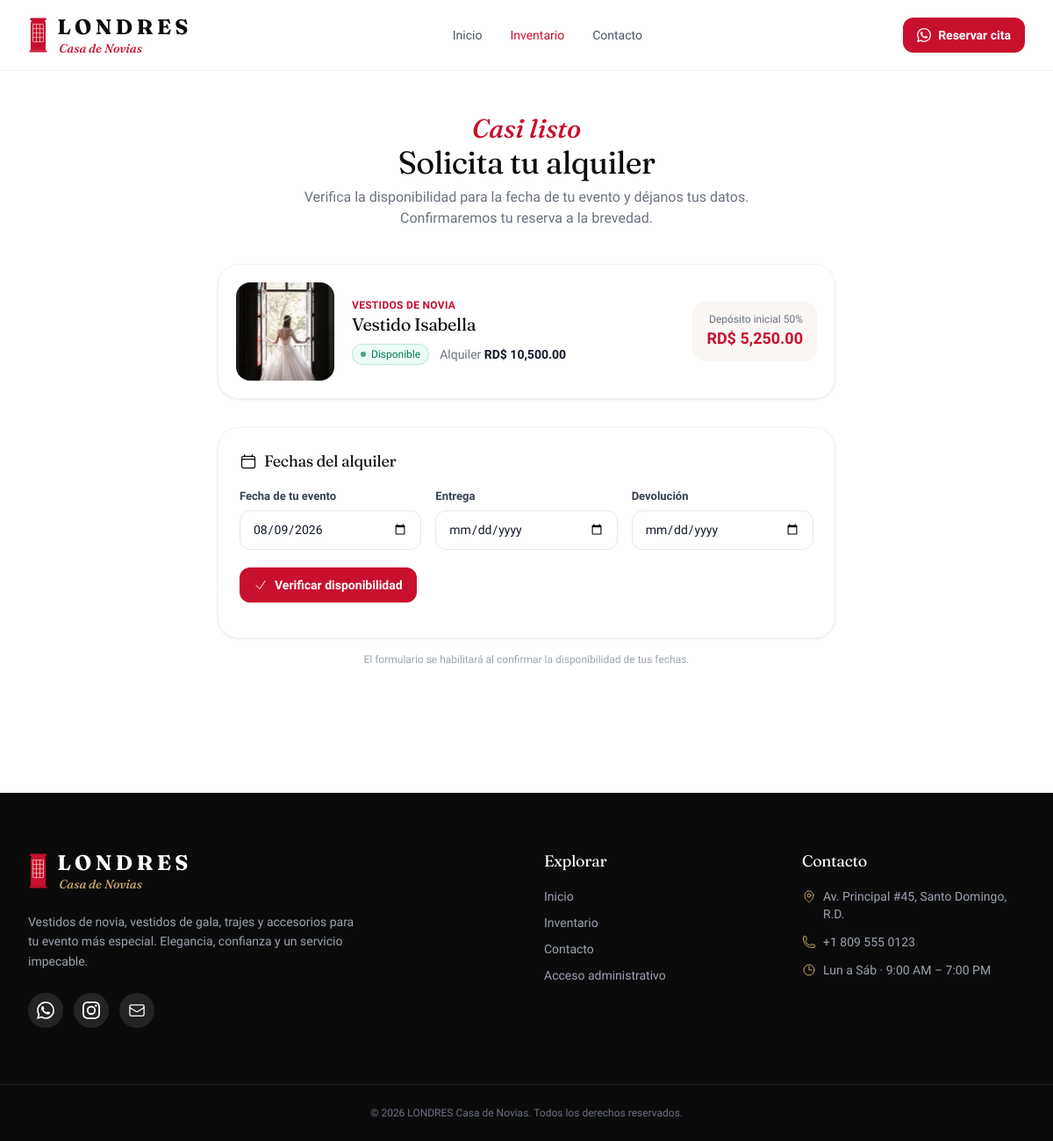
/solicitud-alquiler?product=2, run on the app's committed database.
### tables this page shows
CREATE TABLE `products` (
    `id`                INT UNSIGNED NOT NULL AUTO_INCREMENT,
    `category_id`       INT UNSIGNED NULL,
    `name`              VARCHAR(160) NOT NULL,
    `slug`              VARCHAR(180) NOT NULL,
    `sku`               VARCHAR(60)  NULL,
    `barcode`           VARCHAR(48)  NULL,
    `type`              ENUM('rental','sale','both') NOT NULL DEFAULT 'rental',
    `is_complement`     TINYINT(1) NOT NULL DEFAULT 0,
    `description`       TEXT NULL,
    `internal_notes`    TEXT NULL,
    `rental_price`      DECIMAL(12,2) NOT NULL DEFAULT 0.00,
    `sale_price`        DECIMAL(12,2) NULL,
    `cost_price`        DECIMAL(12,2) NULL,
    `deposit_amount`    DECIMAL(12,2) NOT NULL DEFAULT 0.00,
    `size`              VARCHAR(40) NULL,
    `color`             VARCHAR(60) NULL,
    `material`          VARCHAR(80) NULL,
    `condition_status`  ENUM('new','excellent','good','repair','out_of_service') NOT NULL DEFAULT 'excellent',
    `commercial_status` ENUM('available','reserved','rented','sold','unavailable','maintenance') NOT NULL DEFAULT 'available',
    `is_unique`         TINYINT(1) NOT NULL DEFAULT 1,
    `quantity`          INT NOT NULL DEFAULT 1,
    `main_image`        VARCHAR(255) NULL,
    `featured`          TINYINT(1) NOT NULL DEFAULT 0,
    `status`            ENUM('active','inactive') NOT NULL DEFAULT 'active',
    `created_by`        INT UNSIGNED NULL,
    `created_at`        TIMESTAMP NOT NULL DEFAULT CURRENT_TIMESTAMP,
    `updated_at`        TIMESTAMP NOT NULL DEFAULT CURRENT_TIMESTAMP ON UPDATE CURRENT_TIMESTAMP,
    PRIMARY KEY (`id`),
    UNIQUE KEY `uq_products_slug` (`slug`),
    UNIQUE KEY `uq_products_barcode` (`barcode`),
    KEY `idx_products_category` (`category_id`),
    KEY `idx_products_status` (`commercial_status`, `status`),
    KEY `idx_products_featured` (`featured`),
    CONSTRAINT `fk_products_category` FOREIGN KEY (`category_id`) REFERENCES `categories`(`id`) ON DELETE SET NULL,
    CONSTRAINT `fk_products_user` FOREIGN KEY (`created_by`) REFERENCES `users`(`id`) ON DELETE SET NULL
);

CREATE TABLE `categories` (
    `id`          INT UNSIGNED NOT NULL AUTO_INCREMENT,
    `name`        VARCHAR(100) NOT NULL,
    `slug`        VARCHAR(120) NOT NULL,
    `description` VARCHAR(255) NULL,
    `image`       VARCHAR(255) NULL,
    `status`      ENUM('active','inactive') NOT NULL DEFAULT 'active',
    `created_at`  TIMESTAMP NOT NULL DEFAULT CURRENT_TIMESTAMP,
    `updated_at`  TIMESTAMP NOT NULL DEFAULT CURRENT_TIMESTAMP ON UPDATE CURRENT_TIMESTAMP,
    PRIMARY KEY (`id`),
    UNIQUE KEY `uq_categories_slug` (`slug`)
);

CREATE TABLE `business_settings` (
    `id`                         INT UNSIGNED NOT NULL AUTO_INCREMENT,
    `business_name`              VARCHAR(150) NOT NULL DEFAULT 'LONDRES Casa de Novias',
    `logo`                       VARCHAR(255) NULL,
    `phone`                      VARCHAR(40)  NULL,
    `whatsapp`                   VARCHAR(40)  NULL,
    `email`                      VARCHAR(150) NULL,
    `address`                    VARCHAR(255) NULL,
    `instagram`                  VARCHAR(120) NULL,
    `opening_hours`              VARCHAR(255) NULL,
    `rental_policy`              TEXT NULL,
    `return_policy`              TEXT NULL,
    `initial_payment_percentage` DECIMAL(5,2) NOT NULL DEFAULT 50.00,
    `currency`                   VARCHAR(10)  NOT NULL DEFAULT 'RD$',
    `tax_percentage`             DECIMAL(5,2) NOT NULL DEFAULT 0.00,
    `late_fee_per_day`           DECIMAL(12,2) NOT NULL DEFAULT 500.00,
    `late_fee_workweek`          ENUM('mon_fri','mon_sat') NOT NULL DEFAULT 'mon_fri',
    `invoice_prefix`             VARCHAR(20)  NOT NULL DEFAULT 'FAC',
    `barcode_prefix`             VARCHAR(6)   NOT NULL DEFAULT 'LCN',
    `primary_color`              VARCHAR(20)  NOT NULL DEFAULT '#C8102E',
    `created_at`                 TIMESTAMP NOT NULL DEFAULT CURRENT_TIMESTAMP,
    `updated_at`                 TIMESTAMP NOT NULL DEFAULT CURRENT_TIMESTAMP ON UPDATE CURRENT_TIMESTAMP,
    PRIMARY KEY (`id`)
);

### public/solicitud-alquiler.php (the view, shortened to what the rows shown need)
<?php
function cargar_producto_alquilable(int $pid): ?array
{
    $p = db_one(
        "SELECT p.*, c.name AS category_name, c.slug AS category_slug
         FROM products p
         LEFT JOIN categories c ON c.id = p.category_id
         WHERE p.id = :id AND p.status = 'active'
         LIMIT 1",
        ['id' => $pid]
    );
    return $p ?: null;
}
$productId = (int) get_param('product');
$product   = cargar_producto_alquilable($productId);
require LCN_ROOT . '/app/views/layouts/public_header.php';
?>
<section class="mx-auto max-w-3xl px-4 py-12 sm:px-6 lg:px-8">
    <?php if (!$product): ?>
        <?= empty_state(
            'Producto no encontrado',
            'No pudimos encontrar la pieza que deseas solicitar. Explora nuestro inventario disponible.',
            'inbox',
            '<a href="' . e(pub_url('inventario.php')) . '" class="inline-flex items-center gap-2 rounded-xl bg-brand-red px-4 py-2.5 text-sm font-semibold text-white shadow-sm transition hover:bg-red-700">' . icon('squares', 'w-4 h-4') . ' Ver inventario</a>'
        ) ?>
    <?php else:
        $rentalPrice = (float) $product['rental_price'];
        $initial50   = round($rentalPrice * 0.5, 2);
        $canRent     = in_array($product['type'], ['rental', 'both'], true) && $rentalPrice > 0;
        $rentBlocked = in_array($product['commercial_status'], ['rented', 'sold', 'unavailable', 'maintenance'], true);
        $defaultEvent = date('Y-m-d', strtotime('+14 days'));
    ?>
        <div class="text-center">
            <p class="font-script text-3xl text-brand-red">Casi listo</p>
            <h1 class="font-serif text-3xl text-brand-dark sm:text-4xl">Solicita tu alquiler</h1>
            <p class="mx-auto mt-2 max-w-xl text-gray-500">
                Verifica la disponibilidad para la fecha de tu evento y déjanos tus datos.
                Confirmaremos tu reserva a la brevedad.
            </p>
        </div>
        <div class="mt-10 flex flex-col gap-5 rounded-3xl border border-gray-100 bg-white p-5 shadow-soft sm:flex-row sm:items-center">
            <a href="<?= e(pub_url('producto.php?slug=' . urlencode((string) $product['slug']))) ?>" class="block shrink-0">
                <img src="<?= e(upload_url($product['main_image'])) ?>"
                     alt="<?= e($product['name']) ?>"
                     class="h-40 w-full rounded-2xl object-cover sm:h-28 sm:w-28">
            </a>
            <div class="flex-1">
                <?php if (!empty($product['category_name'])): ?>
                    <p class="text-xs font-semibold uppercase tracking-wide text-brand-red"><?= e($product['category_name']) ?></p>
                <?php endif; ?>
                <h2 class="font-serif text-xl text-brand-dark"><?= e($product['name']) ?></h2>
                <div class="mt-2 flex flex-wrap items-center gap-3">
                    <?= status_badge($product['commercial_status'], 'commercial') ?>
                    <?php if ($canRent): ?>
                        <span class="text-sm text-gray-500">Alquiler <span class="font-semibold text-gray-900"><?= e(money($rentalPrice)) ?></span></span>
                    <?php endif; ?>
                </div>
            </div>
            <?php if ($canRent): ?>
            <div class="rounded-2xl bg-brand-cream/70 px-4 py-3 text-center sm:text-right">
                <p class="text-xs font-medium text-gray-500">Depósito inicial 50%</p>
                <p class="text-lg font-semibold text-brand-red"><?= e(money($initial50)) ?></p>
            </div>
            <?php endif; ?>
        </div>
        <?php if (!$canRent || $rentBlocked): ?>
            <div class="mt-6 rounded-2xl border border-amber-200 bg-amber-50 px-4 py-3 text-sm font-medium text-amber-800">
                <?php if (!$canRent): ?>
                    Esta pieza no está disponible para alquiler. Contáctanos para conocer otras opciones.
                <?php else: ?>
                    Esta pieza no está disponible para alquiler en este momento. Te invitamos a explorar otras piezas.
                <?php endif; ?>
            </div>
            <div class="mt-4 flex flex-wrap gap-3">
                <a href="<?= e(pub_url('inventario.php')) ?>" class="inline-flex items-center gap-2 rounded-xl bg-brand-red px-4 py-2.5 text-sm font-semibold text-white shadow-sm transition hover:bg-red-700">
                    <?= icon('squares', 'w-4 h-4') ?> Ver inventario disponible
                </a>
            </div>
        <?php else: ?>
            <div class="mt-8 rounded-3xl border border-gray-100 bg-white p-6 shadow-soft">
                <h3 class="flex items-center gap-2 font-serif text-lg text-brand-dark">
                    <?= icon('calendar', 'w-5 h-5') ?> Fechas del alquiler
                </h3>
                <div class="mt-4 grid gap-4 sm:grid-cols-3">
                    <div>
                        <label for="fEvento" class="lcn-label">Fecha de tu evento</label>
                        <input type="date" id="fEvento" min="<?= e(date('Y-m-d')) ?>" value="<?= e($defaultEvent) ?>" class="lcn-input">
                    </div>
                    <div>
                        <label for="fEntrega" class="lcn-label">Entrega</label>
                        <input type="date" id="fEntrega" min="<?= e(date('Y-m-d')) ?>" class="lcn-input">
                    </div>
                    <div>
                        <label for="fDevolucion" class="lcn-label">Devolución</label>
                        <input type="date" id="fDevolucion" min="<?= e(date('Y-m-d')) ?>" class="lcn-input">
                    </div>
                </div>
                <button type="button"
                        data-public-availability
                        data-product="<?= (int) $product['id'] ?>"
                        data-event="#fEvento"
                        data-delivery="#fEntrega"
                        data-return="#fDevolucion"
                        data-result="#boxDisp"
                        data-form="#formSolic"
                        class="mt-5 inline-flex items-center gap-2 rounded-xl bg-brand-red px-4 py-2.5 text-sm font-semibold text-white shadow-sm transition hover:bg-red-700">
                    <?= icon('check', 'w-4 h-4') ?> Verificar disponibilidad
                </button>
            </div>
            <p class="mt-4 text-center text-xs text-gray-400">
                El formulario se habilitará al confirmar la disponibilidad de tus fechas.
            </p>
        <?php endif; ?>
    <?php endif; ?>
</section>
<?php require LCN_ROOT . '/app/views/layouts/public_footer.php'; ?>

### app/views/layouts/public_footer.php (shortened to what the rows shown need)
</main>
<footer class="mt-24 bg-brand-dark text-gray-300">
    <div class="mx-auto grid max-w-7xl gap-10 px-4 py-16 sm:px-6 md:grid-cols-4 lg:px-8">
        <div>
            <ul class="mt-4 space-y-3 text-sm text-gray-400">
                <?php if (setting('address')): ?><li class="flex gap-2"><span class="mt-0.5 text-brand-gold"><?= icon('pin', 'w-4 h-4') ?></span><?= e(setting('address')) ?></li><?php endif; ?>
                <?php if (setting('phone')): ?><li class="flex gap-2"><span class="mt-0.5 text-brand-gold"><?= icon('phone', 'w-4 h-4') ?></span><?= e(setting('phone')) ?></li><?php endif; ?>
                <?php if (setting('opening_hours')): ?><li class="flex gap-2"><span class="mt-0.5 text-brand-gold"><?= icon('clock', 'w-4 h-4') ?></span><?= e(setting('opening_hours')) ?></li><?php endif; ?>
            </ul>
        </div>
    </div>
    <div class="border-t border-white/10">
        <div class="mx-auto max-w-7xl px-4 py-6 text-center text-xs text-gray-500 sm:px-6 lg:px-8">
            &copy; <?= date('Y') ?> <?= e(setting('business_name', APP_NAME)) ?>. Todos los derechos reservados.
        </div>
    </div>
</footer>
</body>
</html>

### data on the page
products: main_image (picture), category.name "VESTIDOS DE NOVIA", name "Vestido Isabella", rental_price.currency "RD$ 10,500.00", rental_price.currency "RD$ 5,250.00"
business_settings: address "Av. Principal #45, Santo Domingo, R.D.", phone "+1 809 555 0123", opening_hours "Lun a Sáb · 9:00 AM – 7:00 PM", business_name "LONDRES Casa de Novias"

### other printed values
$label "Inicio"
$label "Inventario"
$label "Contacto"
$label "Disponible"
